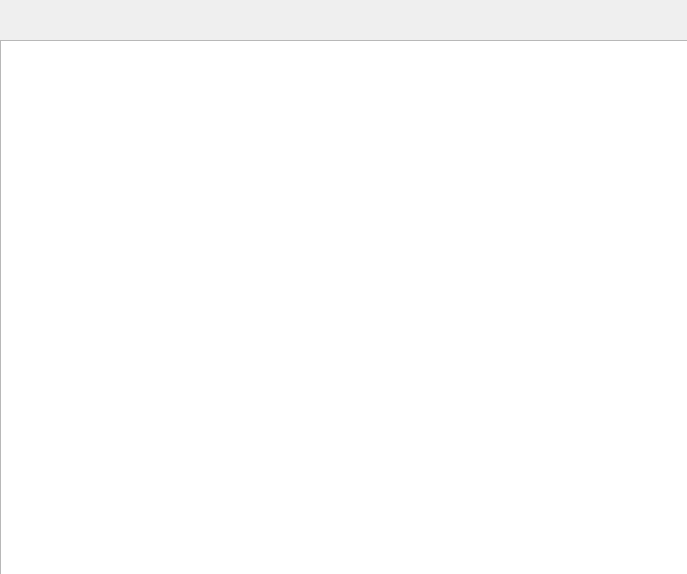
<?xml version="1.0" encoding="UTF-8"?>
<ui version="4.0">
 <class>Dialog</class>
 <widget class="QDialog" name="Dialog">
  <property name="geometry">
   <rect>
    <x>0</x>
    <y>0</y>
    <width>687</width>
    <height>574</height>
   </rect>
  </property>
  <property name="windowTitle">
   <string>Dialog</string>
  </property>
  <widget class="QTableWidget" name="tableWidget">
   <property name="geometry">
    <rect>
     <x>0</x>
     <y>40</y>
     <width>691</width>
     <height>541</height>
    </rect>
   </property>
  </widget>
 </widget>
 <resources/>
 <connections/>
</ui>
